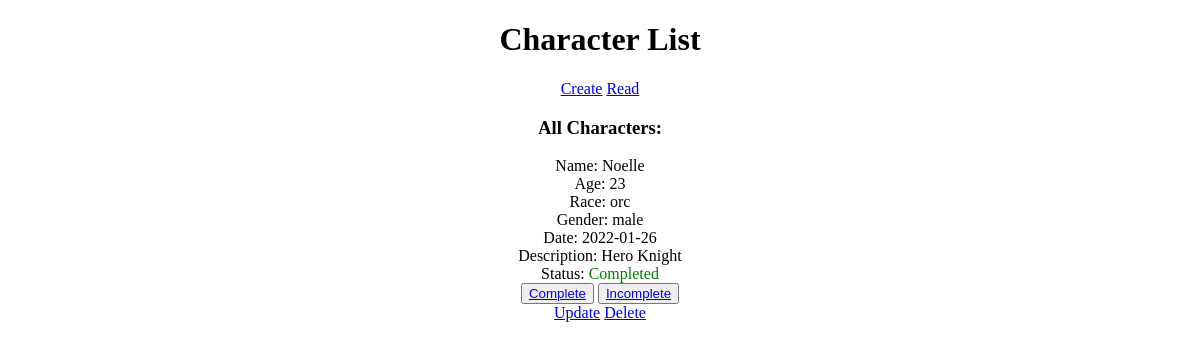
Before: /read with the older database file.
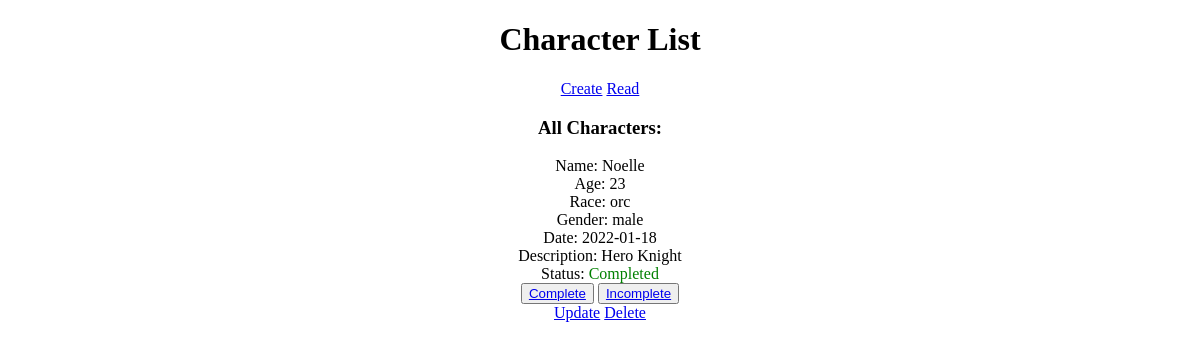
After: the same page with the newer database file.
### application/models.py (models this page shows)
class Characters(db.Model):
    character_id = db.Column(db.Integer, primary_key=True)
    name = db.Column(db.String(30), nullable=False)
    age = db.Column(db.Integer, nullable=False)
    race = db.Column(db.String(30), nullable=False)
    gender = db.Column(db.String(30), nullable=False)
    date= db.Column(db.Date, nullable = False)
    description = db.Column(db.String(30),nullable=False)
    completed = db.Column(db.Boolean , default=False)

### application/routes.py (the view)
@app.route('/', methods=['GET'])
@app.route('/read', methods=['GET'])
def read():
    characters = Characters.query.all()
    return render_template('read.html', characters=characters)

### application/templates/read.html
{% extends 'main.html' %}
{% block todo %}
    <h3>All Characters:</h3>
    <p>
    {% for character in characters %}
        Name: {{ character.name }} <br>
        Age: {{ character.age }} <br>
        Race: {{ character.race}} <br>
        Gender: {{ character.gender }} <br>
        Date: {{ character.date }} <br>
        Description: {{ character.description }} <br>
        {% if character.completed == True %}
        Status: <span style="color: green">Completed</span>
        {% else %}
        Status: <span style="color: red">Incompleted</span>
        {% endif %}
        <br>
        <button><a href="{{ url_for('complete', name=character.name) }}">Complete</a></button>
        <button><a href="{{ url_for('incomplete', name=character.name) }}">Incomplete</a></button>
        <br>
        <span><a href="{{ url_for('update', name=character.name) }}">Update</a></span>
        <span><a href="{{ url_for('delete', name=character.name) }}">Delete</a></span>
        <br>
        <br>
    {% endfor %}
    </p>
{% endblock todo %}

### application/templates/main.html (shortened to what this page needs)
<!DOCTYPE html>
<html>
    <head>
    </head>
    <body style="text-align: center">
        <h1>Character List</h1>
        <span><a href="{{ url_for('create') }}">Create</a></span>
        <span><a href="{{ url_for('read') }}">Read</a></span>
        {% block todo %}{% endblock todo %}
    </body>
</html>

Changed rows visible on the page:
changed Characters "Noelle": date "2022-01-26" → "2022-01-18"
